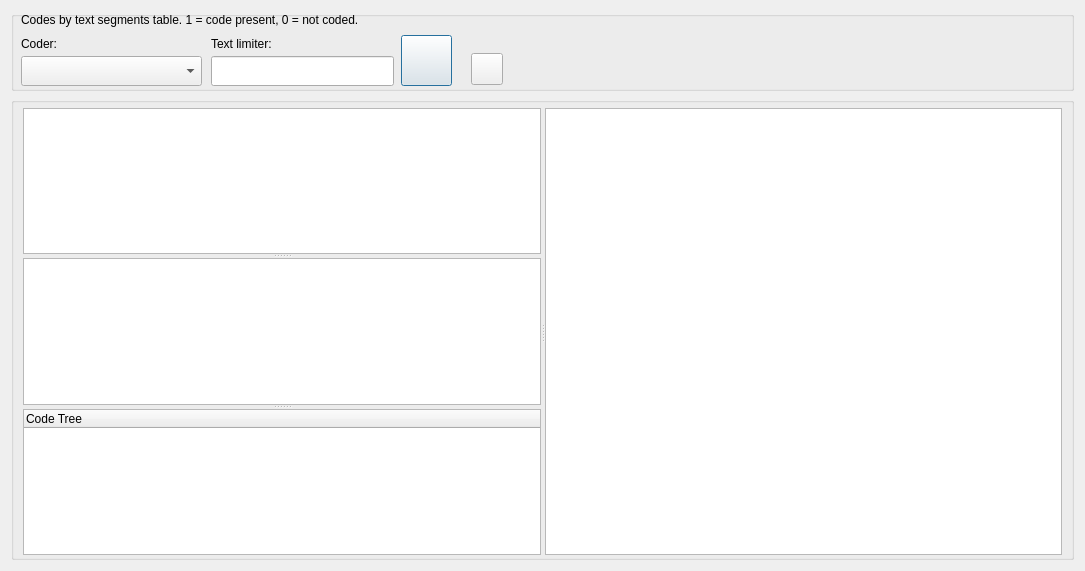
<?xml version="1.0" encoding="UTF-8"?>
<ui version="4.0">
 <class>DialogSegmentCodings</class>
 <widget class="QDialog" name="DialogSegmentCodings">
  <property name="windowModality">
   <enum>Qt::NonModal</enum>
  </property>
  <property name="geometry">
   <rect>
    <x>0</x>
    <y>0</y>
    <width>1085</width>
    <height>571</height>
   </rect>
  </property>
  <property name="windowTitle">
   <string>Report Segment Codings</string>
  </property>
  <layout class="QVBoxLayout" name="verticalLayout">
   <item>
    <widget class="QGroupBox" name="groupBox">
     <property name="sizePolicy">
      <sizepolicy hsizetype="Preferred" vsizetype="Preferred">
       <horstretch>0</horstretch>
       <verstretch>0</verstretch>
      </sizepolicy>
     </property>
     <property name="minimumSize">
      <size>
       <width>0</width>
       <height>80</height>
      </size>
     </property>
     <property name="maximumSize">
      <size>
       <width>16777215</width>
       <height>80</height>
      </size>
     </property>
     <property name="title">
      <string/>
     </property>
     <widget class="QLineEdit" name="lineEdit">
      <property name="geometry">
       <rect>
        <x>200</x>
        <y>45</y>
        <width>183</width>
        <height>30</height>
       </rect>
      </property>
     </widget>
     <widget class="QLabel" name="label_text_limiter">
      <property name="geometry">
       <rect>
        <x>200</x>
        <y>22</y>
        <width>183</width>
        <height>22</height>
       </rect>
      </property>
      <property name="text">
       <string>Text limiter:</string>
      </property>
      <property name="wordWrap">
       <bool>true</bool>
      </property>
     </widget>
     <widget class="QPushButton" name="pushButton_run_report">
      <property name="geometry">
       <rect>
        <x>390</x>
        <y>24</y>
        <width>51</width>
        <height>51</height>
       </rect>
      </property>
      <property name="toolTip">
       <string>&lt;html&gt;&lt;head/&gt;&lt;body&gt;&lt;p&gt;Run report&lt;/p&gt;&lt;/body&gt;&lt;/html&gt;</string>
      </property>
      <property name="text">
       <string/>
      </property>
     </widget>
     <widget class="QLabel" name="label_coder">
      <property name="geometry">
       <rect>
        <x>10</x>
        <y>22</y>
        <width>130</width>
        <height>22</height>
       </rect>
      </property>
      <property name="text">
       <string>Coder:</string>
      </property>
     </widget>
     <widget class="QComboBox" name="comboBox_coders">
      <property name="geometry">
       <rect>
        <x>10</x>
        <y>45</y>
        <width>181</width>
        <height>30</height>
       </rect>
      </property>
     </widget>
     <widget class="QLabel" name="label_title">
      <property name="geometry">
       <rect>
        <x>10</x>
        <y>-3</y>
        <width>531</width>
        <height>23</height>
       </rect>
      </property>
      <property name="text">
       <string>Codes by text segments table. 1 = code present, 0 = not coded.</string>
      </property>
     </widget>
     <widget class="QPushButton" name="pushButton_export_xlsx">
      <property name="geometry">
       <rect>
        <x>460</x>
        <y>42</y>
        <width>32</width>
        <height>32</height>
       </rect>
      </property>
      <property name="toolTip">
       <string>&lt;html&gt;&lt;head/&gt;&lt;body&gt;&lt;p&gt;Export to Excel&lt;/p&gt;&lt;/body&gt;&lt;/html&gt;</string>
      </property>
      <property name="text">
       <string/>
      </property>
     </widget>
    </widget>
   </item>
   <item>
    <widget class="QGroupBox" name="groupBox_2">
     <property name="title">
      <string/>
     </property>
     <layout class="QGridLayout" name="gridLayout">
      <property name="topMargin">
       <number>5</number>
      </property>
      <property name="bottomMargin">
       <number>2</number>
      </property>
      <item row="0" column="0">
       <widget class="QSplitter" name="splitter">
        <property name="orientation">
         <enum>Qt::Horizontal</enum>
        </property>
        <widget class="QSplitter" name="splitter_vert">
         <property name="orientation">
          <enum>Qt::Vertical</enum>
         </property>
         <widget class="QListWidget" name="listWidget_files">
          <property name="toolTip">
           <string>&lt;html&gt;&lt;head/&gt;&lt;body&gt;&lt;p&gt;Files. Right click for selection options.&lt;/p&gt;&lt;/body&gt;&lt;/html&gt;</string>
          </property>
         </widget>
         <widget class="QListWidget" name="listWidget_cases">
          <property name="toolTip">
           <string>&lt;html&gt;&lt;head/&gt;&lt;body&gt;&lt;p&gt;Cases. Right click for selection options.&lt;/p&gt;&lt;/body&gt;&lt;/html&gt;</string>
          </property>
         </widget>
         <widget class="QTreeWidget" name="treeWidget">
          <property name="toolTip">
           <string>&lt;html&gt;&lt;head/&gt;&lt;body&gt;&lt;p&gt;Codes. Right click for options&lt;/p&gt;&lt;/body&gt;&lt;/html&gt;</string>
          </property>
          <column>
           <property name="text">
            <string notr="true">Code Tree</string>
           </property>
          </column>
         </widget>
        </widget>
        <widget class="QTableWidget" name="tableWidget"/>
       </widget>
      </item>
     </layout>
    </widget>
   </item>
  </layout>
 </widget>
 <tabstops>
  <tabstop>comboBox_coders</tabstop>
  <tabstop>lineEdit</tabstop>
  <tabstop>pushButton_run_report</tabstop>
  <tabstop>listWidget_files</tabstop>
  <tabstop>listWidget_cases</tabstop>
  <tabstop>treeWidget</tabstop>
 </tabstops>
 <resources/>
 <connections/>
</ui>
